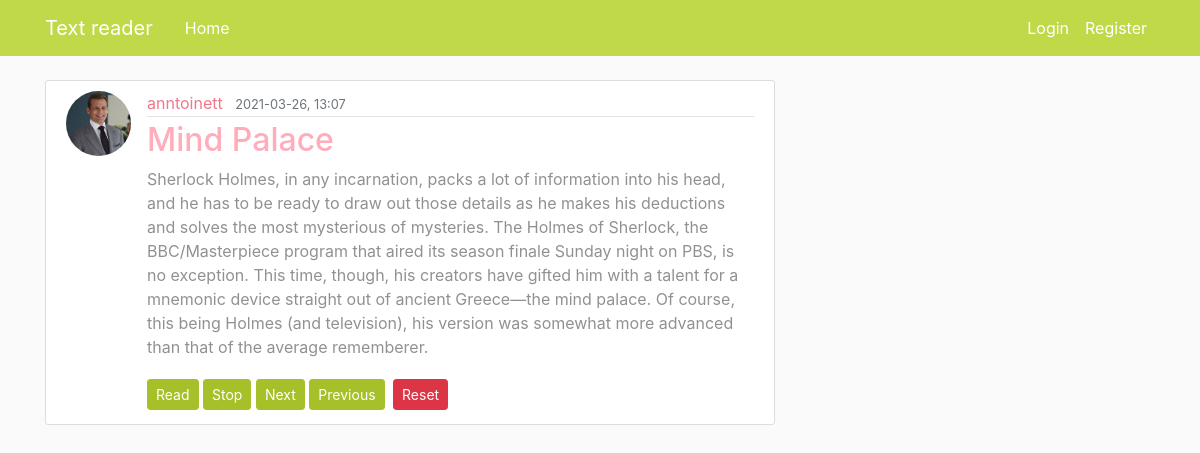
/post/1, run on the app's committed database.
### flaskblog/models.py (models this page shows, shortened)
class User(db.Model, UserMixin): #inheritance inside parenthesis
    id = db.Column(db.Integer, primary_key=True)
    username = db.Column(db.String(20), unique=True, nullable=False)
    email = db.Column(db.String(120), unique=True, nullable=False)
    image_file = db.Column(db.String(20), nullable=False, default='default.jpg')
    password = db.Column(db.String(60), nullable=False)
    posts = db.relationship('Post', backref='author', lazy=True) #reltionship to Post-model,

class Post(db.Model):
    id = db.Column(db.Integer, primary_key=True)
    title = db.Column(db.String(100), nullable=False)
    date_posted = db.Column(db.DateTime, nullable=False, default=datetime.utcnow) #we pass function not current date
    content = db.Column(db.Text,nullable=False)
    user_id = db.Column(db.Integer, db.ForeignKey('user.id'), nullable=False)#user is lowercase because here its the tablename which should be low

### flaskblog/routes.py (the view)
@app.route("/post/<int:post_id>")
def post(post_id):
    if len(reading_threads) > 0:
        for t in reading_threads:
            if isinstance(t, multiprocessing.Process):
                if t.is_alive():
                    t.terminate()
    post = Post.query.get_or_404(post_id)
    return render_template('post.html', title=post.title, post=post)

### flaskblog/routes.py (called while the page is built)
@app.after_request
def after_request(response):
    response.headers.add('Cache-Control', 'no-store, no-cache, must-revalidate, post-check=0, pre-check=0')
    return response

### flaskblog/templates/post.html (shortened to what this page needs)
{% extends "layout.html" %}
{% block content%}
<article class="media content-section">
    <a href="{{ url_for('user_posts', username=post.author.username) }}">
    <img class="rounded-circle article-img"
         src="{{ url_for('static', filename='profile_pics/' + post.author.image_file) }}">
    </a>
    <div class="media-body">
        <div class="article-metadata">
            <a class="mr-2" href="{{ url_for('user_posts', username=post.author.username) }}">{{ post.author.username }}</a>
            <small class="text-muted">{{ post.date_posted.strftime('%Y-%m-%d, %H:%M') }}</small>
        </div>
        <h2 class="article-title" > {{ post.title }} </h2>
        <p class="article-content">{{ post.content }}</p>
        <div class="text-actions">
            <a class="btn btn-secondary btn-sm mt-1 mb-1" href="{{ url_for('start_reading', post_id=post.id) }}">Read</a>
            <a class="btn btn-secondary btn-sm mt-1 mb-1" href="{{ url_for('stop_reading', post_id=post.id) }}">Stop</a>
            <a class="btn btn-secondary btn-sm mt-1 mb-1" href="{{ url_for('read_next', post_id=post.id) }}">Next</a>
            <a class="btn btn-secondary btn-sm mt-1 mb-1" href="{{ url_for('read_previous', post_id=post.id) }}">Previous</a>
            <a class="btn btn-danger btn-sm m-1" href="{{ url_for('reset_reading', post_id=post.id) }}">Reset</a>
        </div>
    </div>
</article>
{% endblock content %}

### flaskblog/static/main.css (style rules this page uses)
body { background: #fafafa; color: #333333; margin-top: 5rem; }
h1, h2, h3, h4, h5, h6 { color: #444444; }
.content-section { background: #ffffff; padding: 10px 20px; border: 1px solid #dddddd; border-radius: 3px; margin-bottom: 20px; color: #919191; }
.article-title { color: #ffadbb; }
.article-content { white-space: pre-line; }
.article-img { height: 65px; width: 65px; margin-right: 16px; }
.article-metadata { padding-bottom: 1px; margin-bottom: 4px; border-bottom: 1px solid #e3e3e3 }
a { color: #f0768b; }
.btn-secondary { background-color: #a5c028; border-color: #a5c028; }

### data on the page
User: image_file (placeholder picture), author.username "anntoinett"
Post: date_posted "2021-03-26, 13:07", title "Mind Palace", content "Sherlock Holmes, in any incarnation, packs a lot of information into his head, and he has to be ready to draw out those details as he makes his deductions and solves the most mysterious of mysteries. The Holmes of Sherlock, the BBC/Masterpiece program that aired its season finale Sunday night on PBS, is no exception. This time, though, his creators have gifted him with a talent for a mnemonic device straight out of ancient Greece—the mind palace. Of course, this being Holmes (and television), his version was somewhat more advanced than that of the average rememberer."
